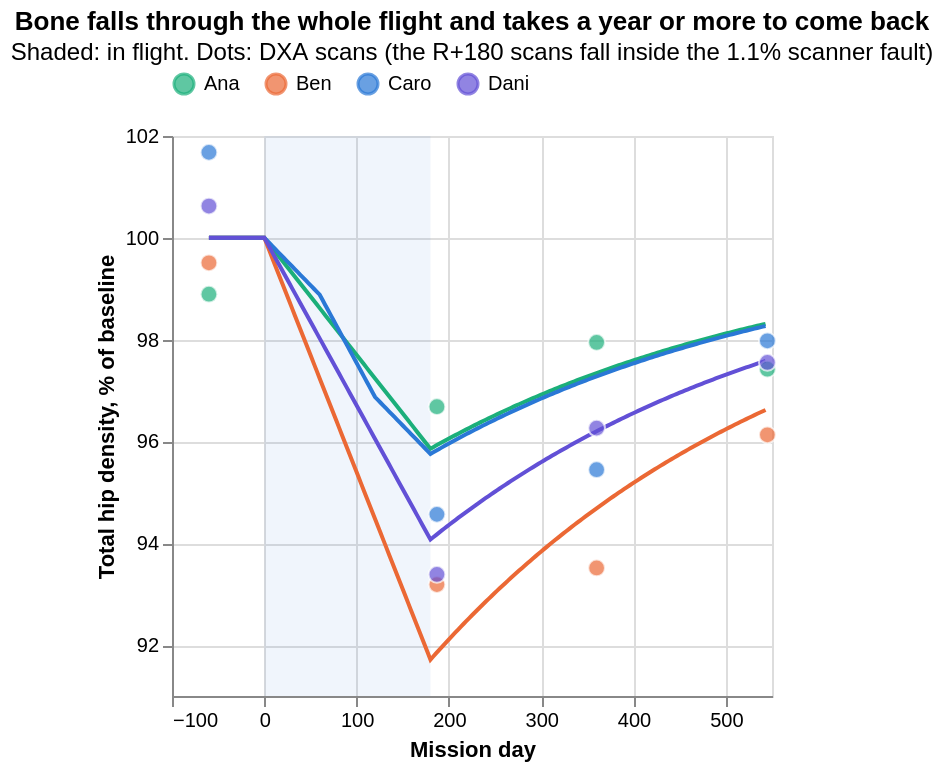

Source (notebook cell):
### Code cell
hip_true = pd.DataFrame([{"crew_id": c.id, "day": d, "pct": 100 + c.change("hip_bmd", d)}
                         for c in mission.crew for d in np.arange(-60, 546, 3.0)])
hip["pct"] = 100 * hip.value / hip.groupby("crew_id").true_value.transform("first")
l = alt.Chart(hip_true).mark_line(strokeWidth=2).encode(
    x=alt.X("day:Q", title="Mission day"), y=alt.Y("pct:Q", title="Total hip density, % of baseline", scale=alt.Scale(zero=False)),
    color=alt.Color("crew_id:N", scale=CREW, title=None, legend=alt.Legend(orient="top")))
p = alt.Chart(hip).mark_circle(size=70, stroke=SURFACE, strokeWidth=1).encode(
    x="mission_day:Q", y="pct:Q", color=alt.Color("crew_id:N", scale=CREW),
    tooltip=["crew_id", "day_label", "value", alt.Tooltip("true_value:Q", format=".3f"), "faults"])
flight = alt.Chart(pd.DataFrame({"a": [0], "b": [180]})).mark_rect(opacity=0.07, color=BLUE).encode(x="a:Q", x2="b:Q")
(flight + l + p).properties(width="container", height=280,
    title=alt.Title("Bone falls through the whole flight and takes a year or more to come back",
                    subtitle="Shaded: in flight. Dots: DXA scans (the R+180 scans fall inside the 1.1% scanner fault)"))

### Figure 1 — Vega-Lite specification as saved in the notebook (floating-point values rounded to 4 significant figures; data arrays with more than 128 entries replaced by an {"elided": "..."} marker saying what was removed)
{"$schema": "https://vega.github.io/schema/vega-lite/v5.20.1.json", "config": {"view": {"continuousHeight": 300, "continuousWidth": 300}}, "datasets": {"data-337d95aae1d4b17d83480c37791318c9": [{"a": 0, "b": 180}], "data-57c731c69720824c405f30331feaf54c": [{"adherence": 1.0, "crew_id": "Ana", "day_label": "L-60", "device": "DXA scanner (Hologic Discovery-type)", "events": "", "extrapolated": false, "faults": "", "gravity_g": 1.0, "instrument": "dxa", "label": "Total hip bone density", "measure": "hip_bmd", "mission_day": -60.0, "model_version": "0.2.0", "muscle_keys": "", "pct": 98.89, "phase": "preflight", "quality": "ok", "region": "Hip", "responder": "z=0", "side": null, "synthetic": true, "timestamp": "2026-12-31T12:00:00Z", "true_change_pct": 0.0, "true_value": 0.9505, "unit": "g/cm²", "value": 0.94}, {"adherence": 0.0, "crew_id": "Ben", "day_label": "L-60", "device": "DXA scanner (Hologic Discovery-type)", "events": "", "extrapolated": false, "faults": "", "gravity_g": 1.0, "instrument": "dxa", "label": "Total hip bone density", "measure": "hip_bmd", "mission_day": -60.0, "model_version": "0.2.0", "muscle_keys": "", "pct": 99.51, "phase": "preflight", "quality": "ok", "region": "Hip", "responder": "z=0", "side": null, "synthetic": true, "timestamp": "2026-12-31T12:00:00Z", "true_change_pct": 0.0, "true_value": 0.9175, "unit": "g/cm²", "value": 0.913}, {"adherence": 1.0, "crew_id": "Caro", "day_label": "L-60", "device": "DXA scanner (Hologic Discovery-type)", "events": "", "extrapolated": false, "faults": "", "gravity_g": 1.0, "instrument": "dxa", "label": "Total hip bone density", "measure": "hip_bmd", "mission_day": -60.0, "model_version": "0.2.0", "muscle_keys": "", "pct": 101.7, "phase": "preflight", "quality": "ok", "region": "Hip", "responder": "typical", "side": null, "synthetic": true, "timestamp": "2026-12-31T12:00:00Z", "true_change_pct": 0.0, "true_value": 1.027, "unit": "g/cm²", "value": 1.044}, {"adherence": 1.0, "crew_id": "Dani", "day_label": "L-60", "device": "DXA scanner (Hologic Discovery-type)", "events": "", "extrapolated": false, "faults": "", "gravity_g": 1.0, "instrument": "dxa", "label": "Total hip bone density", "measure": "hip_bmd", "mission_day": -60.0, "model_version": "0.2.0", "muscle_keys": "", "pct": 100.6, "phase": "preflight", "quality": "ok", "region": "Hip", "responder": "fast", "side": null, "synthetic": true, "timestamp": "2026-12-31T12:00:00Z", "true_change_pct": 0.0, "true_value": 1.009, "unit": "g/cm²", "value": 1.015}, {"adherence": 1.0, "crew_id": "Ana", "day_label": "R+7", "device": "DXA scanner (Hologic Discovery-type)", "events": "", "extrapolated": true, "faults": "", "gravity_g": 1.0, "instrument": "dxa", "label": "Total hip bone density", "measure": "hip_bmd", "mission_day": 187.0, "model_version": "0.2.0", "muscle_keys": "", "pct": 96.68, "phase": "postflight", "quality": "ok", "region": "Hip", "responder": "z=0", "side": null, "synthetic": true, "timestamp": "2027-09-04T12:00:00Z", "true_change_pct": -4.072, "true_value": 0.9118, "unit": "g/cm²", "value": 0.919}, {"adherence": 0.0, "crew_id": "Ben", "day_label": "R+7", "device": "DXA scanner (Hologic Discovery-type)", "events": "", "extrapolated": true, "faults": "", "gravity_g": 1.0, "instrument": "dxa", "label": "Total hip bone density", "measure": "hip_bmd", "mission_day": 187.0, "model_version": "0.2.0", "muscle_keys": "", "pct": 93.19, "phase": "postflight", "quality": "ok", "region": "Hip", "responder": "z=0", "side": null, "synthetic": true, "timestamp": "2027-09-04T12:00:00Z", "true_change_pct": -8.143, "true_value": 0.8428, "unit": "g/cm²", "value": 0.855}, {"adherence": 1.0, "crew_id": "Caro", "day_label": "R+7", "device": "DXA scanner (Hologic Discovery-type)", "events": "", "extrapolated": true, "faults": "", "gravity_g": 1.0, "instrument": "dxa", "label": "Total hip bone density", "measure": "hip_bmd", "mission_day": 187.0, "model_version": "0.2.0", "muscle_keys": "", "pct": 94.57, "phase": "postflight", "quality": "ok", "region": "Hip", "responder": "typical", "side": null, "synthetic": true, "timestamp": "2027-09-04T12:00:00Z", "true_change_pct": -4.172, "true_value": 0.9839, "unit": "g/cm²", "value": 0.971}, {"adherence": 1.0, "crew_id": "Dani", "day_label": "R+7", "device": "DXA scanner (Hologic Discovery-type)", "events": "", "extrapolated": true, "faults": "", "gravity_g": 1.0, "instrument": "dxa", "label": "Total hip bone density", "measure": "hip_bmd", "mission_day": 187.0, "model_version": "0.2.0", "muscle_keys": "", "pct": 93.39, "phase": "postflight", "quality": "ok", "region": "Hip", "responder": "fast", "side": null, "synthetic": true, "timestamp": "2027-09-04T12:00:00Z", "true_change_pct": -5.824, "true_value": 0.9499, "unit": "g/cm²", "value": 0.942}, {"adherence": 1.0, "crew_id": "Ana", "day_label": "R+180", "device": "DXA scanner (Hologic Discovery-type)", "events": "", "extrapolated": true, "faults": "offset -1.1%", "gravity_g": 1.0, "instrument": "dxa", "label": "Total hip bone density", "measure": "hip_bmd", "mission_day": 360.0, "model_version": "0.2.0", "muscle_keys": "", "pct": 97.95, "phase": "postflight", "quality": "ok", "region": "Hip", "responder": "z=0", "side": null, "synthetic": true, "timestamp": "2028-02-24T12:00:00Z", "true_change_pct": -2.656, "true_value": 0.9253, "unit": "g/cm²", "value": 0.931}, {"adherence": 0.0, "crew_id": "Ben", "day_label": "R+180", "device": "DXA scanner (Hologic Discovery-type)", "events": "", "extrapolated": true, "faults": "offset -1.1%", "gravity_g": 1.0, "instrument": "dxa", "label": "Total hip bone density", "measure": "hip_bmd", "mission_day": 360.0, "model_version": "0.2.0", "muscle_keys": "", "pct": 93.51, "phase": "postflight", "quality": "ok", "region": "Hip", "responder": "z=0", "side": null, "synthetic": true, "timestamp": "2028-02-24T12:00:00Z", "true_change_pct": -5.312, "true_value": 0.8688, "unit": "g/cm²", "value": 0.858}, {"adherence": 1.0, "crew_id": "Caro", "day_label": "R+180", "device": "DXA scanner (Hologic Discovery-type)", "events": "", "extrapolated": true, "faults": "offset -1.1%", "gravity_g": 1.0, "instrument": "dxa", "label": "Total hip bone density", "measure": "hip_bmd", "mission_day": 360.0, "model_version": "0.2.0", "muscle_keys": "", "pct": 95.44, "phase": "postflight", "quality": "ok", "region": "Hip", "responder": "typical", "side": null, "synthetic": true, "timestamp": "2028-02-24T12:00:00Z", "true_change_pct": -2.722, "true_value": 0.9988, "unit": "g/cm²", "value": 0.98}, {"adherence": 1.0, "crew_id": "Dani", "day_label": "R+180", "device": "DXA scanner (Hologic Discovery-type)", "events": "", "extrapolated": true, "faults": "offset -1.1%", "gravity_g": 1.0, "instrument": "dxa", "label": "Total hip bone density", "measure": "hip_bmd", "mission_day": 360.0, "model_version": "0.2.0", "muscle_keys": "", "pct": 96.26, "phase": "postflight", "quality": "ok", "region": "Hip", "responder": "fast", "side": null, "synthetic": true, "timestamp": "2028-02-24T12:00:00Z", "true_change_pct": -3.8, "true_value": 0.9704, "unit": "g/cm²", "value": 0.971}, {"adherence": 1.0, "crew_id": "Ana", "day_label": "R+365", "device": "DXA scanner (Hologic Discovery-type)", "events": "", "extrapolated": true, "faults": "", "gravity_g": 1.0, "instrument": "dxa", "label": "Total hip bone density", "measure": "hip_bmd", "mission_day": 545.0, "model_version": "0.2.0", "muscle_keys": "", "pct": 97.42, "phase": "postflight", "quality": "ok", "region": "Hip", "responder": "z=0", "side": null, "synthetic": true, "timestamp": "2028-08-27T12:00:00Z", "true_change_pct": -1.682, "true_value": 0.9345, "unit": "g/cm²", "value": 0.926}, {"adherence": 0.0, "crew_id": "Ben", "day_label": "R+365", "device": "DXA scanner (Hologic Discovery-type)", "events": "", "extrapolated": true, "faults": "", "gravity_g": 1.0, "instrument": "dxa", "label": "Total hip bone density", "measure": "hip_bmd", "mission_day": 545.0, "model_version": "0.2.0", "muscle_keys": "", "pct": 96.13, "phase": "postflight", "quality": "ok", "region": "Hip", "responder": "z=0", "side": null, "synthetic": true, "timestamp": "2028-08-27T12:00:00Z", "true_change_pct": -3.364, "true_value": 0.8866, "unit": "g/cm²", "value": 0.882}, {"adherence": 1.0, "crew_id": "Caro", "day_label": "R+365", "device": "DXA scanner (Hologic Discovery-type)", "events": "", "extrapolated": true, "faults": "", "gravity_g": 1.0, "instrument": "dxa", "label": "Total hip bone density", "measure": "hip_bmd", "mission_day": 545.0, "model_version": "0.2.0", "muscle_keys": "", "pct": 97.98, "phase": "postflight", "quality": "ok", "region": "Hip", "responder": "typical", "side": null, "synthetic": true, "timestamp": "2028-08-27T12:00:00Z", "true_change_pct": -1.724, "true_value": 1.009, "unit": "g/cm²", "value": 1.006}, {"adherence": 1.0, "crew_id": "Dani", "day_label": "R+365", "device": "DXA scanner (Hologic Discovery-type)", "events": "", "extrapolated": true, "faults": "", "gravity_g": 1.0, "instrument": "dxa", "label": "Total hip bone density", "measure": "hip_bmd", "mission_day": 545.0, "model_version": "0.2.0", "muscle_keys": "", "pct": 97.55, "phase": "postflight", "quality": "ok", "region": "Hip", "responder": "fast", "side": null, "synthetic": true, "timestamp": "2028-08-27T12:00:00Z", "true_change_pct": -2.406, "true_value": 0.9844, "unit": "g/cm²", "value": 0.984}], "data-5dedb33fd8d34e382ec258bab08dfbed": {"elided": "808 records"}}, "height": 280, "layer": [{"data": {"name": "data-337d95aae1d4b17d83480c37791318c9"}, "encoding": {"x": {"field": "a", "type": "quantitative"}, "x2": {"field": "b"}}, "mark": {"color": "#2a78d6", "opacity": 0.07, "type": "rect"}}, {"data": {"name": "data-5dedb33fd8d34e382ec258bab08dfbed"}, "encoding": {"color": {"field": "crew_id", "legend": {"orient": "top"}, "scale": {"domain": ["Ana", "Ben", "Caro", "Dani"], "range": ["#1baf7a", "#eb6834", "#2a78d6", "#6250d6"]}, "title": null, "type": "nominal"}, "x": {"field": "day", "title": "Mission day", "type": "quantitative"}, "y": {"field": "pct", "scale": {"zero": false}, "title": "Total hip density, % of baseline", "type": "quantitative"}}, "mark": {"strokeWidth": 2, "type": "line"}}, {"data": {"name": "data-57c731c69720824c405f30331feaf54c"}, "encoding": {"color": {"field": "crew_id", "scale": {"domain": ["Ana", "Ben", "Caro", "Dani"], "range": ["#1baf7a", "#eb6834", "#2a78d6", "#6250d6"]}, "type": "nominal"}, "tooltip": [{"field": "crew_id", "type": "nominal"}, {"field": "day_label", "type": "nominal"}, {"field": "value", "type": "quantitative"}, {"field": "true_value", "format": ".3f", "type": "quantitative"}, {"field": "faults", "type": "nominal"}], "x": {"field": "mission_day", "type": "quantitative"}, "y": {"field": "pct", "type": "quantitative"}}, "mark": {"size": 70, "stroke": "#ffffff", "strokeWidth": 1, "type": "circle"}}], "title": {"subtitle": "Shaded: in flight. Dots: DXA scans (the R+180 scans fall inside the 1.1% scanner fault)", "text": "Bone falls through the whole flight and takes a year or more to come back"}, "width": "container"}
